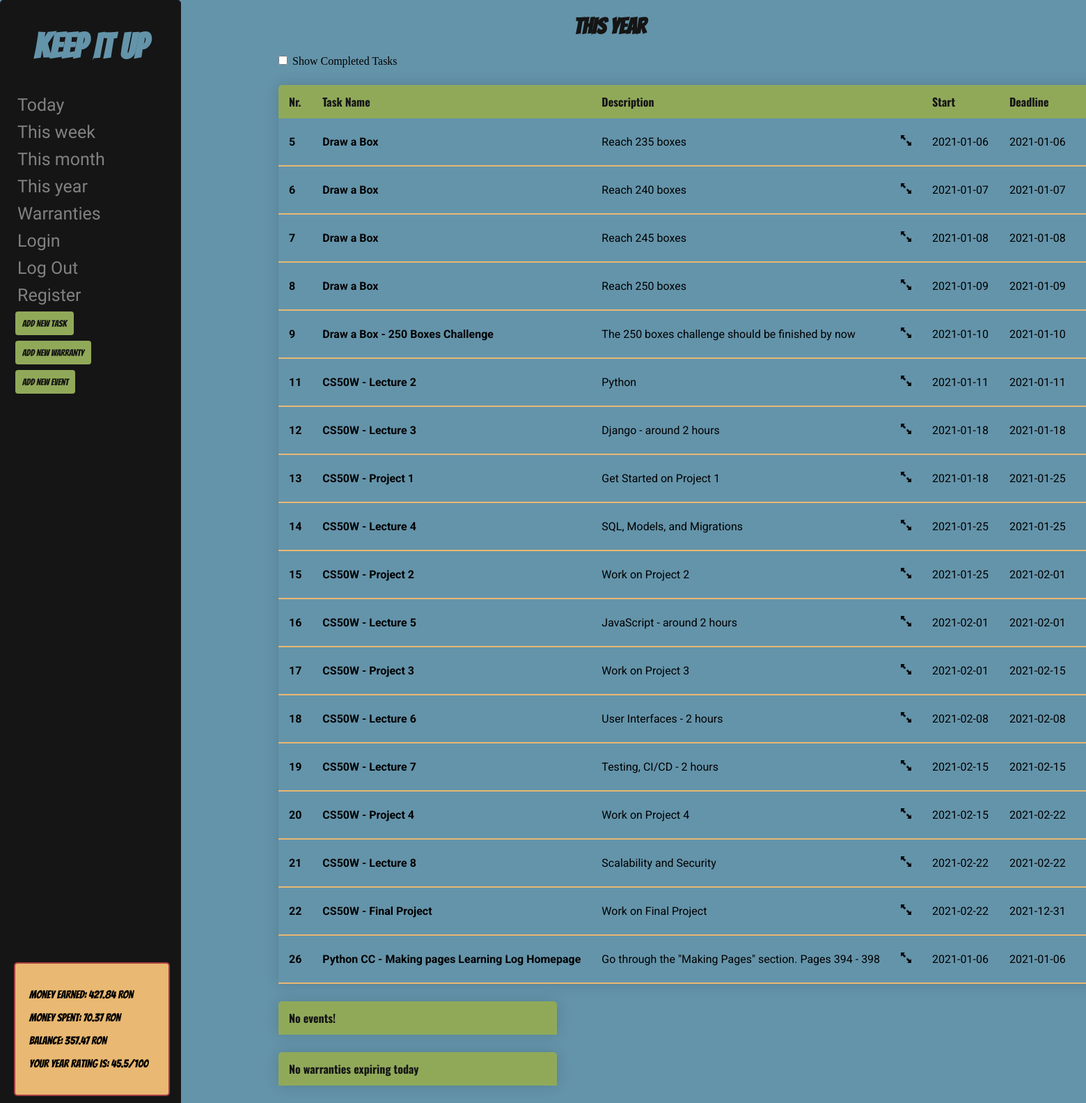
/this_year (signed in), run on the app's committed database.
### tables this page shows
CREATE TABLE 'users' ('id' INTEGER PRIMARY KEY AUTOINCREMENT NOT NULL, 'username' TEXT NOT NULL, hash TEXT NOT NULL, currency TEXT NOT NULL);

CREATE TABLE 'tasks' ('id' integer PRIMARY KEY, 'user_id' integer NOT NULL, 'name' text NOT NULL, 'description' text, 'start' date NOT NULL, 'deadline' date NOT NULL, 'completed' boolean NOT NULL);

### application.py (the view)
@app.route("/this_year", methods=["GET", "POST"])
@login_required
def this_year():
    rows = db.execute("SELECT * FROM tasks WHERE user_id=:user_id AND (start >= date('now', 'start of year') AND start <= date('now', 'start of year', '+12 months', '-1 day')) OR (deadline >= date('now', 'start of year') AND deadline <= date('now', 'start of year', '+12 months', '-1 day'));", user_id=session["user_id"])
    warranties = db.execute("SELECT * FROM warranties WHERE user_id=:user_id AND end >= date('now', 'start of year') and end <= date('now', 'start of year', '+12 months', '-1 day');", user_id=session["user_id"])
    user = db.execute("SELECT * FROM users WHERE id=:user_id;", user_id=session["user_id"])
    currency = user[0]['currency']
    events = db.execute("SELECT * FROM events WHERE user_id=:user_id AND date >= date('now', 'start of year') and date <= date('now', 'start of year', '+12 months', '-1 day');", user_id=session['user_id'])
    user_input = db.execute("SELECT sum(earned), sum(spent), avg(rating) FROM daily_input WHERE user_id=:user_id AND date >= date('now', 'start of year') AND date <= date('now', 'start of year', '+12 months', '-1 day');", user_id=session['user_id'])
    if request.method == "POST":
        for i in range(1, len(rows)+1):
            if request.form.get(str(i)):
                task_id = rows[i-1]['id']
                if request.form[str(i)] == 'n':
                    db.execute("UPDATE tasks SET completed=1 WHERE id=:task_id;", task_id=task_id)
                elif request.form[str(i)] == 'y':
                    db.execute("UPDATE tasks SET completed=0 WHERE id=:task_id;", task_id=task_id)
                elif request.form[str(i)] == 'delete':
                    db.execute("DELETE FROM tasks WHERE id=:task_id;", task_id=task_id)
                rows = db.execute("SELECT * FROM tasks WHERE user_id=:user_id AND deadline >= date('now', 'start of year') AND deadline <= date('now', 'start of year', '+12 months', '-1 day');", user_id=session["user_id"])
                events = db.execute("SELECT * FROM events WHERE user_id=:user_id AND date >= date('now', 'start of year') and date <= date('now', 'start of year', '+12 months', '-1 day');", user_id=session['user_id'])
                return render_template("this_year.html", rows=rows, warranties=warranties, currency=currency, events=events, user_input=user_input)
    else:
        return render_template("this_year.html", rows=rows, warranties=warranties, currency=currency, events=events, user_input=user_input)

### application.py (called while the page is built)
def login_required(f):
    @wraps(f)
    def decorated_function(*args, **kwargs):
        if session.get("user_id") is None:
            return redirect("/login")
        return f(*args, **kwargs)
    return decorated_function

### templates/this_year.html (shortened to what this page needs)
{% extends "layout.html" %}
    {% block title %}
        <h1 id="pagetitle">THIS YEAR</h1>
    {% endblock %}
    {% block user_input %}
    {% if user_input[0]['sum(earned)'] or user_input[0]['sum(spent)'] %}
    <div class="user_rating">
        <p style="display:block;">Money Earned: {{ user_input[0]['sum(earned)']|round(2, 'floor') }} {{ currency }}</p>
        <p style="display:block;">Money Spent: {{ user_input[0]['sum(spent)']|round(2, 'floor') }} {{ currency }}</p>
        <p style="display:block;">Balance: {{ (user_input[0]['sum(earned)'] - user_input[0]['sum(spent)'])|round(2, 'floor') }} {{ currency }}</p>
        <p style="display:block;">Your year rating is: {{ user_input[0]['avg(rating)']|round(2, 'floor') }}/100</p>
    </div>
    {% endif %}
    {% endblock %}
    {% block main %}
    <input style="margin-left:200px;" type="checkbox" id="filter" onClick="filter('row_done');">
    <label for"filter">Show Completed Tasks</label>
    <table class="content-table">
        {% if not rows %}
            <thead>
                <tr>
                    <th>
                        Nothing to do!
                    </th>
                </tr>
            </thead>
        {% else %}
            <thead>
                <tr>
                    <th>Nr.</th>
                    <th>Task Name</th>
                    <th>Description</th>
                    <th></th>
                    <th>Start</th>
                    <th>Deadline</th>
                    <th>Completed</th>
                </tr>
            </thead>
            <tbody>
            {% for row in rows %}
                {% if row['completed'] == 1 %}
                <tr class="row_done" style="display:none;">
                {% else %}
                <tr class="row_not_done" style="display:;">
                {% endif %}
                    <td style="font-weight: bold;">{{ loop.index }}</td>
                    <td style="font-weight: bold;">{{ row['name'] }}</td>
                    <td>{{ row['description'] }}</td>
                    <td><input class="expand" type="image" style="width:15px; height:15px;" src="static/expand.png" onclick="expandForm({{ loop.index }});"></td>
                    <td>{{ row['start'] }}</td>
                    <td>{{ row['deadline'] }}</td>
                    <td>
                    </td>
                </tr>
            {% endfor %}
            </tbody>
        {% endif %}
    </table>
    <table class="content-table">
        {% if not events %}
            <thead>
                <tr>
                    <th>
                        No events!
                    </th>
                </tr>
            </thead>
        {% endif %}
    </table>
    <table class="content-table">
    {% if not warranties %}
        <thead>
            <tr>
                <th>
                    No warranties expiring today
                </th>
            </tr>
        </thead>
    {% endif %}
    </table>
    {% endblock %}

### static/styles.css (style rules this page uses)
body { background-color: #6494aa; margin-left: 200px; }
#pagetitle { font-family: 'Bangers', cursive; color: #151515; font-size: 200%; text-align: center; }
.content-table { border-collapse: collapse; margin: 25px 0; font-size: 1em; font-family: 'Roboto', sans-serif; min-width: 400px; max-width: 60%; margin-left: 200px; border-radius: 5px 5px 0 0; overflow: hidden; box-shadow: 0 0 20px rgba(0, 0, 0, 0.15); }
.content-table thead tr { background-color: #90A959; color: #151515; font-family: 'Oswald', sans-serif; text-align: left; font-weight: bold; }
.content-table th, .content-table td { padding: 12px 15px; }
td { max-width: 500px; overflow: hidden; text-overflow: ellipsis; white-space: nowrap; }
.content-table tbody tr { border-bottom: 2px solid #E9B872; }
::placeholder { color: gray; }
div { border-radius: 5px; background-color: #f2f2f2; padding: 20px; }
.user_rating { border: 2px solid #A63D40; width: 180px; font-family: 'Bangers', cursive; background-color: #E9B872; position: fixed; bottom: 10px; }

### data on the page
users: currency "RON"
tasks: name "Draw a Box", description "Reach 235 boxes", start "2021-01-06", deadline "2021-01-06"
tasks: name "Draw a Box", description "Reach 240 boxes", start "2021-01-07", deadline "2021-01-07"
tasks: name "Draw a Box", description "Reach 245 boxes", start "2021-01-08", deadline "2021-01-08"
tasks: name "Draw a Box", description "Reach 250 boxes", start "2021-01-09", deadline "2021-01-09"
tasks: name "Draw a Box - 250 Boxes Challenge", description "The 250 boxes challenge should be finished by now", start "2021-01-10", deadline "2021-01-10"
tasks: name "CS50W - Lecture 2", description "Python", start "2021-01-11", deadline "2021-01-11"
tasks: name "CS50W - Lecture 3", description "Django - around 2 hours", start "2021-01-18", deadline "2021-01-18"
tasks: name "CS50W - Project 1", description "Get Started on Project 1", start "2021-01-18", deadline "2021-01-25"
tasks: name "CS50W - Lecture 4", description "SQL, Models, and Migrations", start "2021-01-25", deadline "2021-01-25"
tasks: name "CS50W - Project 2", description "Work on Project 2", start "2021-01-25", deadline "2021-02-01"
tasks: name "CS50W - Lecture 5", description "JavaScript - around 2 hours", start "2021-02-01", deadline "2021-02-01"
tasks: name "CS50W - Project 3", description "Work on Project 3", start "2021-02-01", deadline "2021-02-15"
tasks: name "CS50W - Lecture 6", description "User Interfaces - 2 hours", start "2021-02-08", deadline "2021-02-08"
tasks: name "CS50W - Lecture 7", description "Testing, CI/CD - 2 hours", start "2021-02-15", deadline "2021-02-15"
tasks: name "CS50W - Project 4", description "Work on Project 4", start "2021-02-15", deadline "2021-02-22"
tasks: name "CS50W - Lecture 8", description "Scalability and Security", start "2021-02-22", deadline "2021-02-22"
tasks: name "CS50W - Final Project", description "Work on Final Project", start "2021-02-22", deadline "2021-12-31"
tasks: name "Python CC - Making pages Learning Log Homepage", description "Go through the \"Making Pages\" section. Pages 394 - 398", start "2021-01-06", deadline "2021-01-06"

### other printed values
{{ user_input[0]['sum(earned)']|round(2, 'floor') }} "427.84"
{{ user_input[0]['sum(spent)']|round(2, 'floor') }} "70.37"
{{ user_input[0]['avg(rating)']|round(2, 'floor') }} "45.5"
